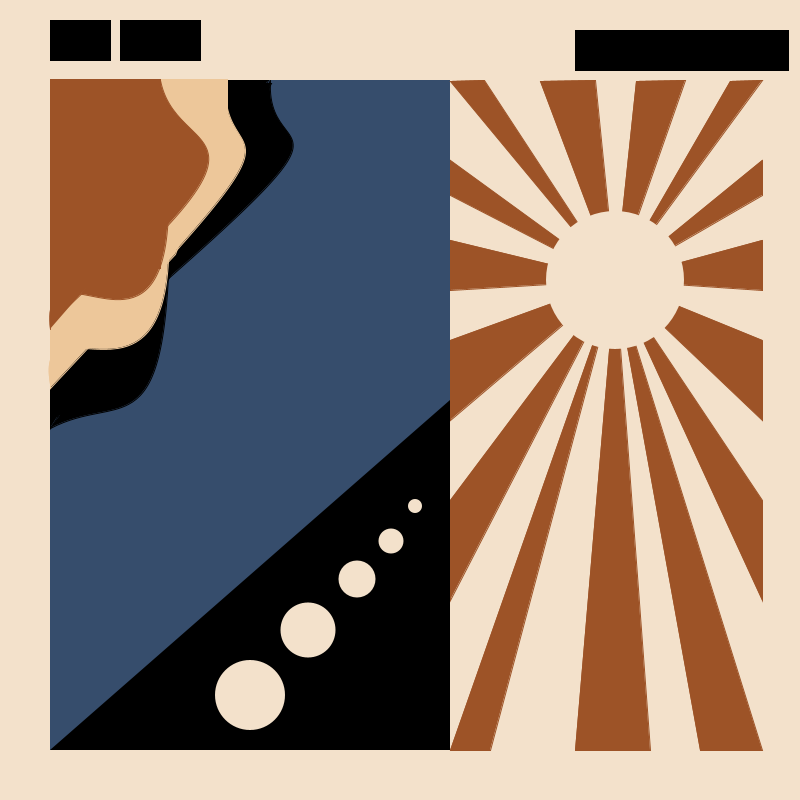
Frame 1 (no input)
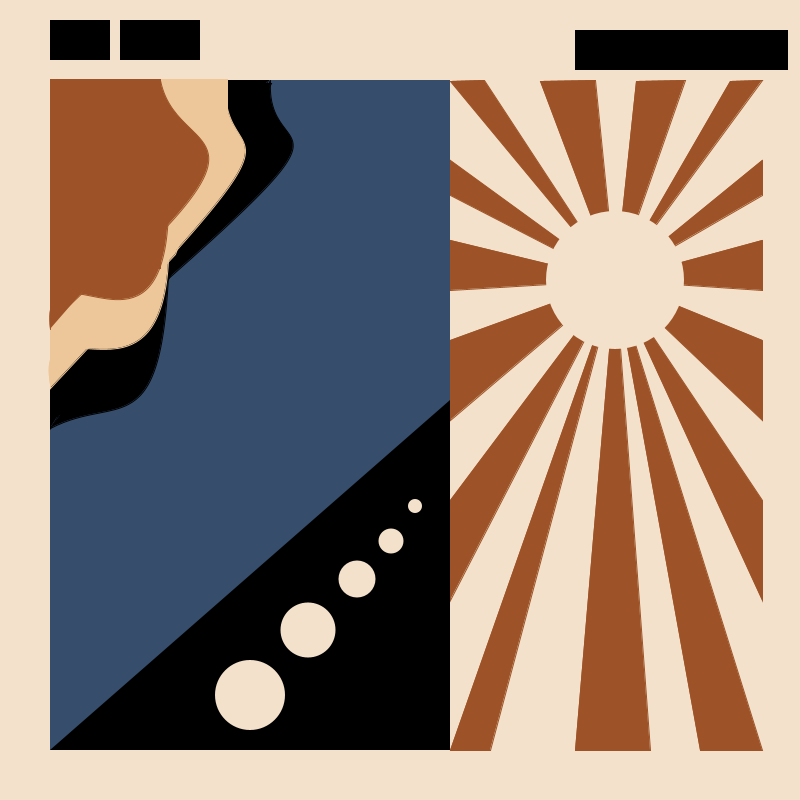
Frame 60 (the mouse pressed at the canvas centre just before this capture)
Frame 120 (the mouse held since frame 60 and released just before this capture): identical to frame 60, image omitted

The Processing sketch that drew these frames (run headless with seeded random() and noise(); from frame 60 on, the mouse is pressed at the canvas centre):

// Processing sketch: Replica_Piece_INC
// ── Replica_Piece_INC.pde
void setup() {
  size(800, 800);
}


void draw() {

  background(#f3e1cb);
  //fake text
  fill(#000000);
  rect(50, 20, 60, 40);
  rect(120, 20, 80, 40);
  rect(575, 30, 213, 40);


  //blue background
  noStroke();
  fill(#364d6c);
  rect(50, 80, 400, 670);


  //black triangle section
  fill(#000000);
  triangle(450, 400, 450, 750, 50, 750);


  //white circle things
  fill(#f3e1cb);
  circle(415, 506, -14);
  circle(391, 541, -25);
  circle(357, 579, -37);
  circle(308, 630, -55);
  circle(250, 695, -70);


  ///black wave
  fill(#000000);
  stroke(#000000);
  curve(-232, 486, 50, 428, 168, 275, 100, -595); //w
  curve(196, -237, 270, 80, 166, 280, -955, 1158); //w
  quad(50, 428, 268, 80, 63, 80, 50, 80);
  quad(50, 86, 271, 83, 103, 403, 50, 418);


  //off-white wave
  fill(#edc79a);
  stroke(#edc79a);
  curve(262, 809, 50, 384, 168, 260, 100, -595); //w
  curve(196, -260, 225, 80, 168, 259, -573, 964); //w
  rect(50, 79, 177, 103); //fill rect
  rect(50, 79, 177, 103);  //fill rect
  quad(50, 305, 218, 134, 175, 254, 50, 388);


  //orange wave
  fill(#9d5327);
  stroke(#9d5327);
  curve(232, 809, 50, 329, 168, 193, 28, -885);
  curve(77, -181, 160, 80, 160, 233, -448, 714);
  rect(50, 79, 110, 189);
  triangle(50, 264, 109, 267, 50, 323);


  //sun thing
  //top
  fill(#9d5327);
  triangle(484, 80, 450, 81, 615, 280);
  triangle(595, 80, 540, 81, 615, 280);
  triangle(685, 80, 636, 81, 615, 280);
  triangle(762, 80, 730, 81, 615, 280);

  //right side
  triangle(450, 195, 450, 160, 615, 280);
  triangle(450, 240, 450, 290, 615, 280);
  triangle(450, 340, 450, 420, 615, 280);
  triangle(450, 500, 450, 600, 615, 280);

  //left side
  triangle(762, 195, 762, 160, 615, 280);
  triangle(762, 240, 762, 290, 615, 280);
  triangle(762, 340, 762, 420, 615, 280);
  triangle(762, 500, 762, 600, 615, 280);


  //bottom
  triangle(450, 750, 490, 750, 615, 280);
  triangle(575, 750, 650, 750, 615, 280);
  triangle(700, 750, 762, 750, 615, 280);

  //middle sun
  fill(#f3e1cb);
  noStroke();
  circle(615, 280, 138);


  //save
  if (frameCount == 1) {
    save("Replica Piece Solarium Cover.png");
  }
}
